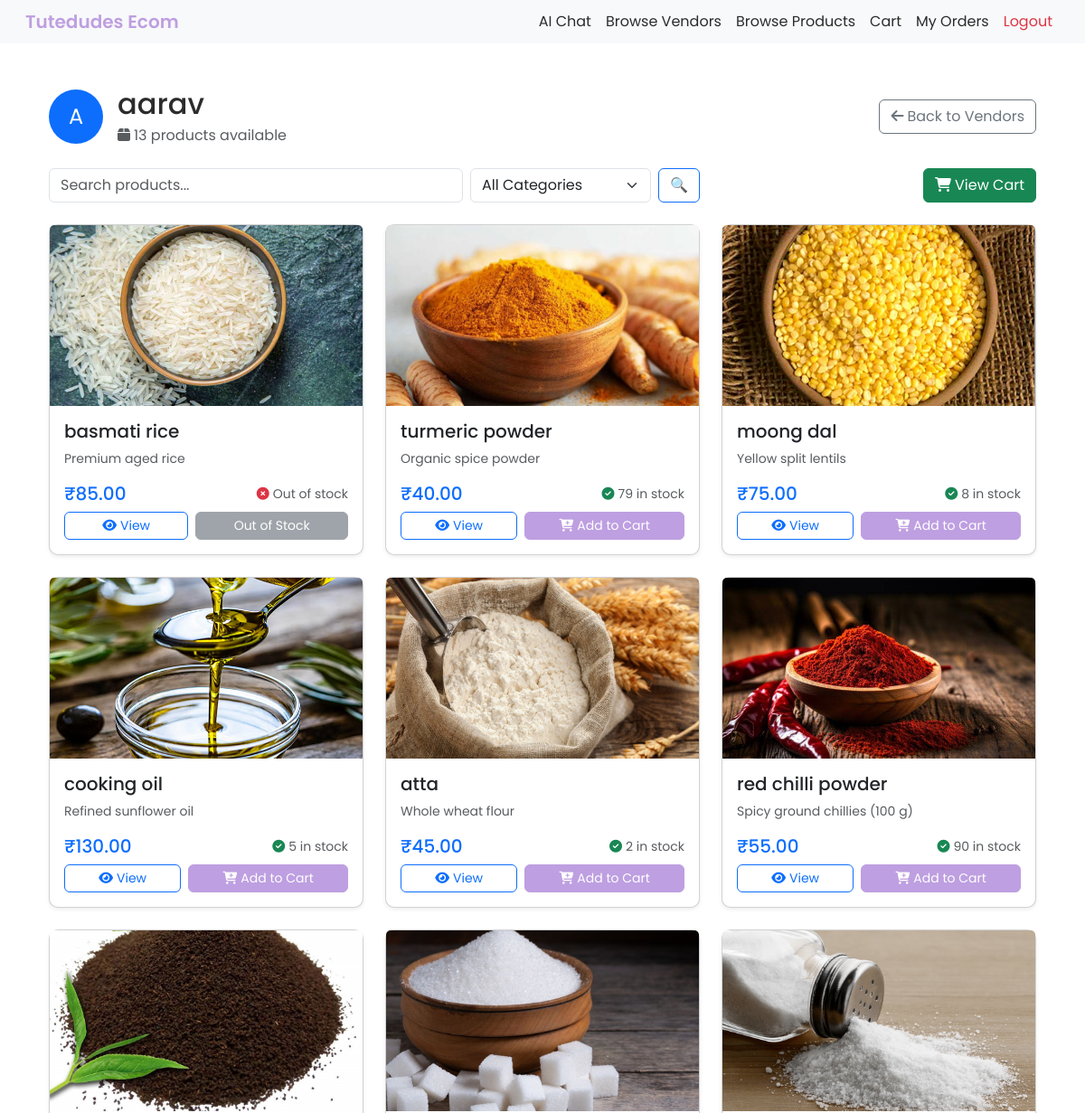
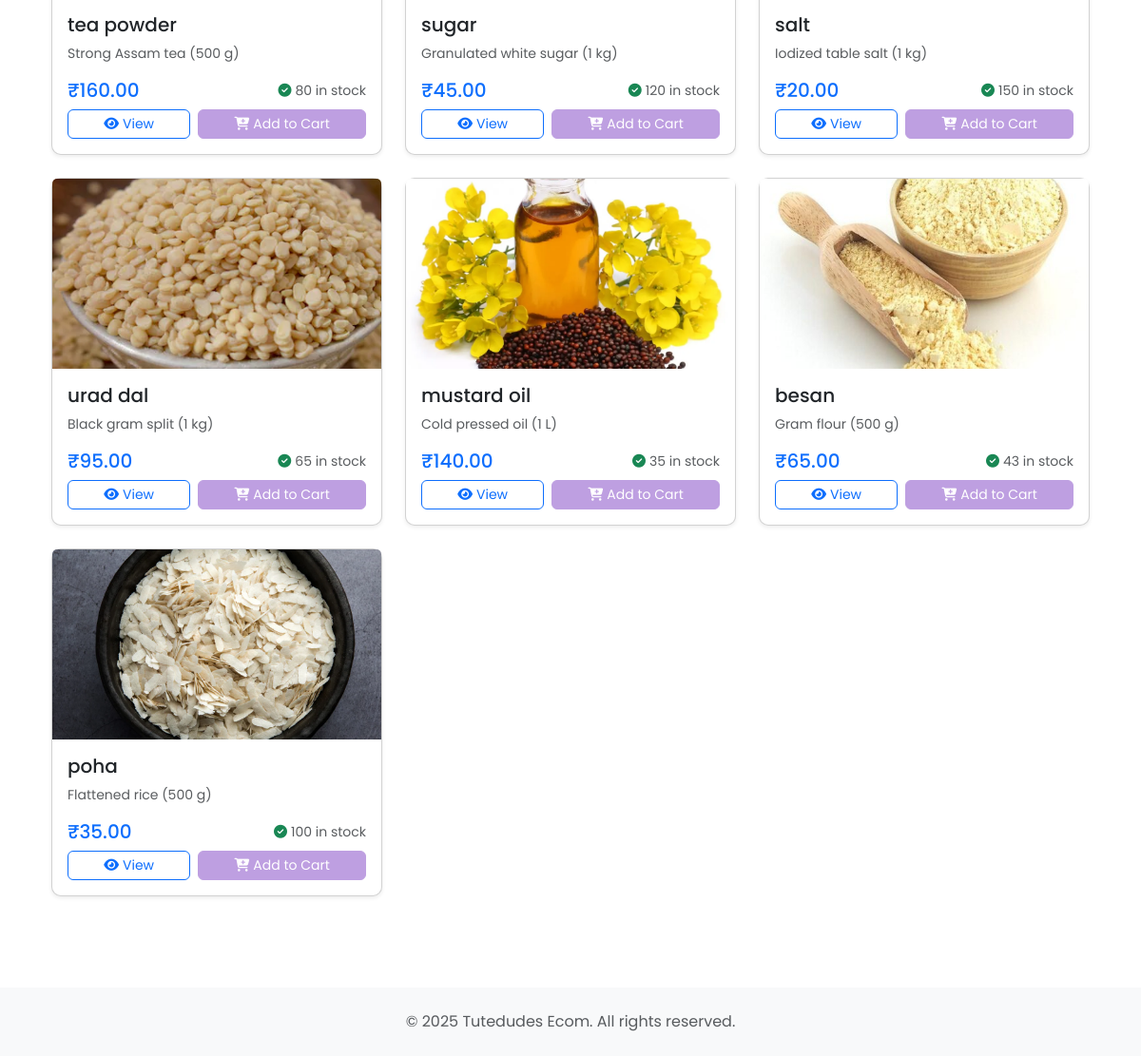
Screenshot of /retailer/vendors/2/ (signed in) with the database file from the repository (2 pictures, top to bottom).
### ecomApp/models.py (models this page shows, shortened)
class CustomUser(AbstractUser):
    is_vendor = models.BooleanField(default=False)
    is_retailer = models.BooleanField(default=False)

class Product(models.Model):
    vendor = models.ForeignKey(settings.AUTH_USER_MODEL, on_delete=models.CASCADE, limit_choices_to={'is_vendor': True}, related_name='products')
    category = models.ForeignKey('Category', on_delete=models.SET_NULL, null=True, blank=True, related_name='products')
    name = models.CharField(max_length=255)
    description = models.TextField(blank=True)
    price = models.DecimalField(max_digits=10, decimal_places=2)
    quantity = models.PositiveIntegerField()
    image = models.ImageField(upload_to='product_images/', blank=True, null=True)
    available = models.BooleanField(default=True)
    created_at = models.DateTimeField(auto_now_add=True)
    updated_at = models.DateTimeField(auto_now=True)

### ecomApp/views.py (the view)
# urls.py: path('retailer/vendors/<int:vendor_id>/', views.vendor_detail, name='vendor_detail'),
@login_required
@user_passes_test(lambda u: getattr(u, 'is_retailer', False), login_url='/')
def vendor_detail(request, vendor_id):
    from django.shortcuts import get_object_or_404
    vendor = get_object_or_404(CustomUser, id=vendor_id, is_vendor=True)
    products = Product.objects.filter(vendor=vendor, available=True).select_related('category')
    from django.db.models import Q
    search_query = request.GET.get('search', '').strip()
    category_filter = request.GET.get('category', '').strip()
    if search_query:
        products = products.filter(
            Q(name__icontains=search_query) | Q(description__icontains=search_query)
        )
        if not products.exists():
            messages.info(request, f'"{search_query}" is not available from {vendor.username}.')
    if category_filter:
        products = products.filter(category__name=category_filter)
    categories = Category.objects.filter(
        products__vendor=vendor,
        products__available=True
    ).distinct()
    return render(request, 'vendor_detail.html', {
        'vendor': vendor,
        'products': products,
        'categories': categories,
        'search_query': search_query,
        'category_filter': category_filter,
        'user': request.user
    })

### ecomApp/templates/vendor_detail.html (shortened to what this page needs)
{% extends 'base.html' %}
{% load static %}
{% block content %}
<div class="container py-4">
    <div class="d-flex justify-content-between align-items-center mb-4">
        <div class="d-flex align-items-center">
            <div class="bg-primary text-white rounded-circle d-flex align-items-center justify-content-center me-3"
                 style="width: 60px; height: 60px; font-size: 1.5rem;">
                {{ vendor.username|slice:":1"|upper }}
            </div>
            <div>
                <h2 class="mb-1">{{ vendor.username }}</h2>
                <p class="text-muted mb-0">
                    <i class="fas fa-box me-1"></i>{{ products.count }} products available
                </p>
            </div>
        </div>
        <a href="{% url 'vendor_list' %}" class="btn btn-outline-secondary">
            <i class="fas fa-arrow-left me-1"></i>Back to Vendors
        </a>
    </div>
    <div class="row mb-4">
        <div class="col-md-8">
            <form method="GET" class="d-flex">
                <input type="text" name="search" class="form-control me-2"
                       placeholder="Search products..." value="{{ search_query }}">
                <select name="category" class="form-select me-2" style="max-width: 200px;">
                    <option value="">All Categories</option>
                </select>
                <button type="submit" class="btn btn-outline-primary">
                    &#x1F50D;
                </button>
            </form>
        </div>
        <div class="col-md-4 text-end">
            <a href="{% url 'cart' %}" class="btn btn-success">
                <i class="fas fa-shopping-cart me-1"></i>View Cart
            </a>
        </div>
    </div>
    {% if products %}
        <div class="row">
            {% for product in products %}
            <div class="col-md-6 col-lg-4 mb-4">
                <div class="card h-100 shadow-sm">
                    {% if product.image %}
                    <img src="{{ product.image.url }}" class="card-img-top" alt="{{ product.name }}"
                         style="height: 200px; object-fit: cover;">
                    {% else %}
                    <div class="card-img-top bg-light d-flex align-items-center justify-content-center"
                         style="height: 200px;">
                        <i class="fas fa-image fa-3x text-muted"></i>
                    </div>
                    {% endif %}
                    <div class="card-body d-flex flex-column">
                        <h5 class="card-title">{{ product.name }}</h5>
                        {% if product.description %}
                        <p class="card-text text-muted small">{{ product.description|truncatewords:15 }}</p>
                        {% endif %}
                        <div class="mt-auto">
                            <div class="d-flex justify-content-between align-items-center mb-2">
                                <span class="h5 text-primary mb-0">₹{{ product.price }}</span>
                                <small class="text-muted">
                                    {% if product.quantity > 0 %}
                                        <i class="fas fa-check-circle text-success me-1"></i>{{ product.quantity }} in stock
                                    {% else %}
                                        <i class="fas fa-times-circle text-danger me-1"></i>Out of stock
                                    {% endif %}
                                </small>
                            </div>
                            <div class="d-flex gap-2">
                                <a href="{% url 'product_detail' product.id %}" class="btn btn-outline-primary btn-sm flex-fill">
                                    <i class="fas fa-eye me-1"></i>View
                                </a>
                                {% if product.quantity > 0 %}
                                <form method="post" action="{% url 'add_to_cart' product.id %}" class="flex-fill">
                                    <button type="submit" class="btn btn-primary btn-sm w-100">
                                        <i class="fas fa-cart-plus me-1"></i>Add to Cart
                                    </button>
                                </form>
                                {% else %}
                                <button class="btn btn-secondary btn-sm flex-fill" disabled>
                                    Out of Stock
                                </button>
                                {% endif %}
                            </div>
                        </div>
                    </div>
                </div>
            </div>
            {% endfor %}
        </div>
    {% endif %}
</div>
{% endblock %}

### ecomApp/static/css/style.css (style rules this page uses)
:root { --color-primary: #BE9FE1; --color-primary-hover: #A98BC9; --color-primary-disabled: rgba(190,159,225,0.8); --color-accent-light: #E1CCEC; --color-accent-medium: #C9B6E4; --color-bg: #FFFFFF; --color-bg-secondary: #F1F1F6; --color-text: #2C2C2C; --color-text-secondary: #6C757D; }
.card-img-top { height: 200px; object-fit: cover; }
body { font-family: 'Poppins', sans-serif ; }
.btn-primary { background-color: var(--color-primary) ; border-color: var(--color-primary) ; }
.card { border-radius: 10px; box-shadow: 0 2px 4px rgba(0,0,0,0.1); transition: transform 0.2s; }
.form-control, .form-select { border-radius: 6px; }
.btn { border-radius: 6px; }
body { background: var(--color-bg); color: var(--color-text); }
a { color: var(--color-primary); }
html, body { height: 100%; }
body { display: flex; flex-direction: column; }

### ecomApp/templates/base.html (style rules this page uses)
body { font-family: 'Poppins', sans-serif !important; }

### rows the page displays
CustomUser: username "A", username "aarav"
Product: image (picture), name "basmati rice", description "Premium aged rice", price "85.00", quantity 0 (drawn)
Product: image (picture), name "turmeric powder", description "Organic spice powder", price "40.00", quantity "79", shows "Add to Cart"
Product: image (picture), name "moong dal", description "Yellow split lentils", price "75.00", quantity "8", shows "Add to Cart"
Product: image (picture), name "cooking oil", description "Refined sunflower oil", price "130.00", quantity "5", shows "Add to Cart"
Product: image (picture), name "atta", description "Whole wheat flour", price "45.00", quantity "2", shows "Add to Cart"
Product: image (picture), name "red chilli powder", description "Spicy ground chillies (100 g)", price "55.00", quantity "90", shows "Add to Cart"
Product: image (picture), name "tea powder", description "Strong Assam tea (500 g)", price "160.00", quantity "80", shows "Add to Cart"
Product: image (picture), name "sugar", description "Granulated white sugar (1 kg)", price "45.00", quantity "120", shows "Add to Cart"
Product: image (picture), name "salt", description "Iodized table salt (1 kg)", price "20.00", quantity "150", shows "Add to Cart"
Product: image (picture), name "urad dal", description "Black gram split (1 kg)", price "95.00", quantity "65", shows "Add to Cart"
Product: image (picture), name "mustard oil", description "Cold pressed oil (1 L)", price "140.00", quantity "35", shows "Add to Cart"
Product: image (picture), name "besan", description "Gram flour (500 g)", price "65.00", quantity "43", shows "Add to Cart"
Product: image (picture), name "poha", description "Flattened rice (500 g)", price "35.00", quantity "100", shows "Add to Cart"

### other values shown
{{ products.count }} "13"
